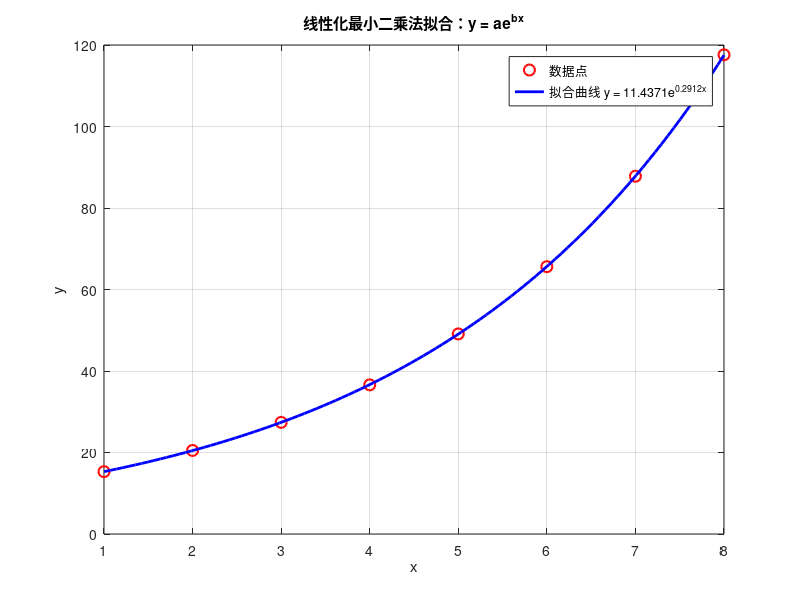

Source code (MATLAB):
% 步骤 1：输入数据
x = [1, 2, 3, 4, 5, 6, 7, 8]; % x_i 数据
y = [15.3, 20.5, 27.4, 36.6, 49.1, 65.6, 87.8, 117.6]; % y_i 数据

% 步骤 2：线性化处理
Y = log(y); % 取 y 的自然对数

% 步骤 3：用最小二乘法拟合线性模型 Y = A + bx
% 构造设计矩阵（线性模型）
n = length(x);
X = [ones(n, 1), x']; % 设计矩阵 [1, x]
coeff = (X' * X) \ (X' * Y'); % 最小二乘解：(X'X)^(-1) * X'Y
A = coeff(1); % 截距 A
b = coeff(2); % 斜率 b
a = exp(A); % a = e^A

% 步骤 4：输出拟合结果
fprintf('线性化最小二乘法拟合结果：\n');
fprintf('a = %.4f, b = %.4f\n', a, b);

% 步骤 5：计算误差（平方和）
y_pred = a * exp(b * x); % 预测值
error = sum((y - y_pred).^2); % 误差平方和
fprintf('误差平方和：%.4f\n', error);

% 步骤 6：生成拟合曲线
x_fit = linspace(min(x), max(x), 100); % 生成平滑的 x 值用于绘图
y_fit = a * exp(b * x_fit); % 计算拟合的 y 值

% 步骤 7：绘制数据点和拟合曲线
figure;
plot(x, y, 'ro', 'MarkerSize', 8, 'LineWidth', 1.5); % 绘制原始数据点
hold on;
plot(x_fit, y_fit, 'b-', 'LineWidth', 2); % 绘制拟合曲线
grid on;
xlabel('x');
ylabel('y');
title('线性化最小二乘法拟合：y = ae^{bx}');
legend('数据点', sprintf('拟合曲线 y = %.4fe^{%.4fx}', a, b));
hold off;
